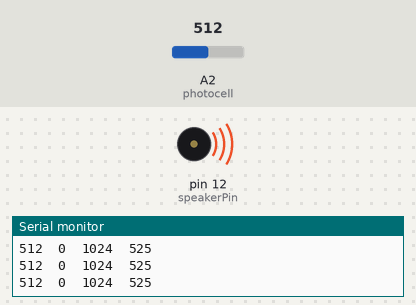
Recording of a sketch running on a simulated Arduino Uno, built with avr-gcc and run on an emulated ATmega328P. Shown: buzzer (waves = sounding), the last lines printed to the serial monitor. Inputs (shaded band) come from the test bench; at power-on: A2 (photocell) = 512.

Above: at 1.2 s.
1.3 s: A2 (photocell) set to 993
At 1.8 s:
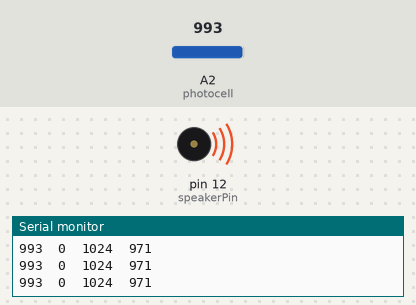
4.3 s: A2 (photocell) set to 1011
At 4.8 s:
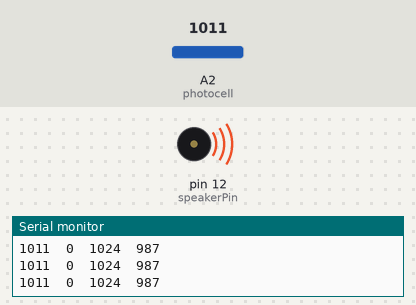
Timing chart, 0 to 7.3 s (numbered marks = the images above; inputs shaded):
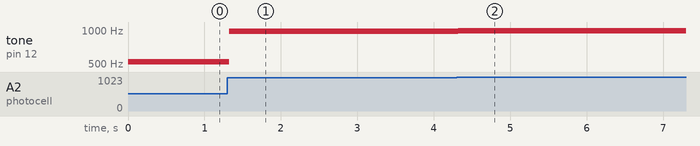

Measured:
- after the input at 1.3 s, tone on pin 12 (speakerPin): 525 Hz → 971 Hz at once
- after the input at 4.3 s, tone on pin 12 (speakerPin): 971 Hz → 987 Hz at once

The sketch:

W08-06-mappingAnalogInToSound.ino
```cpp
// W08-06-mappingAnalogInToSound
// mapping photocell to speaker

// analog input variables
int photocell = A2; // where is the circuit ?
int currentBrightness;

// brighness limits for mapping
int brightnessLow = 0;    // adjust both of these for your context
int brightnessHigh = 1024;

// speaker variables
int speakerPin = 12; // where is the circuit?

// frequency limits for mapping
int speakerLow = 50;     // tune to your desired frequency range
int speakerHigh = 1000;


void setup() {
  pinMode(photocell, INPUT );
  pinMode(speakerPin, OUTPUT);
  Serial.begin(9600);
}

void loop() {

  // GET LIGHT READING
  currentBrightness  = analogRead(photocell) ;

  Serial.print(currentBrightness);
  Serial.print('\t');

  Serial.print(brightnessLow);
  Serial.print('\t');

  Serial.print(brightnessHigh);
  Serial.print('\t');

  int frequency = map(currentBrightness,brightnessLow,brightnessHigh,speakerLow,speakerHigh);

  tone(speakerPin, frequency);

  // uncomment below once you have your sensor limits sorted above.
  Serial.print(frequency);

  Serial.println();

} // end loop
```
